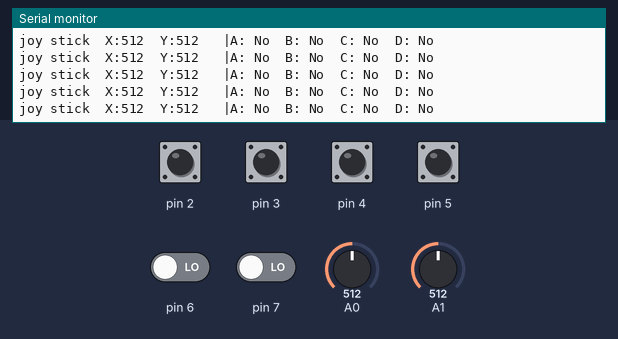
Simulated run of this sketch. Board: Arduino Uno, built with avr-gcc and run on an emulated ATmega328P. Shown: the last lines printed to the serial monitor. The inputs (shaded band) are chosen by the test bench; at power-on: pin 2–5 HIGH, pin 6, pin 7 LOW, A0 = 512, A1 = 512.

Above: at 1.2 s.
1.3 s: A0 set to 107
At 1.38 s:
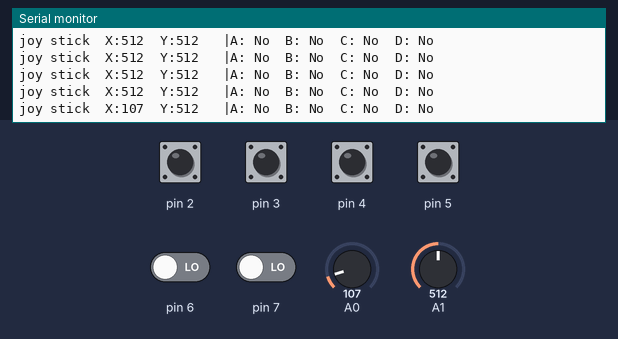
4.3 s: A0 set to 91
At 4.3 s:
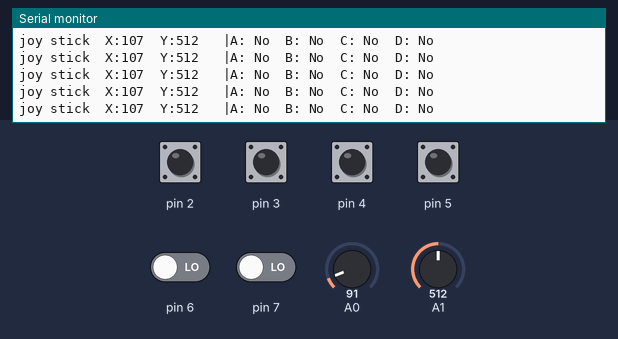
7.3 s: A1 set to 11
At 7.33 s:
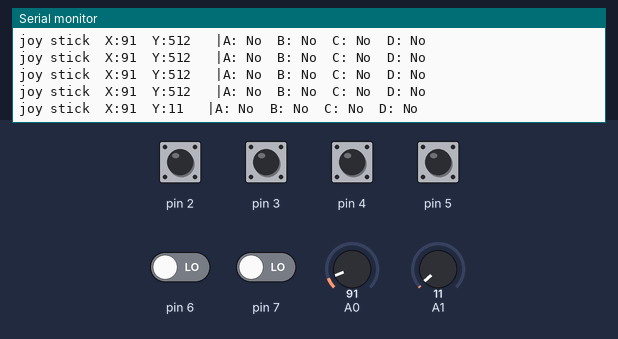
8.8 s: A1 set to 8
At 8.82 s:
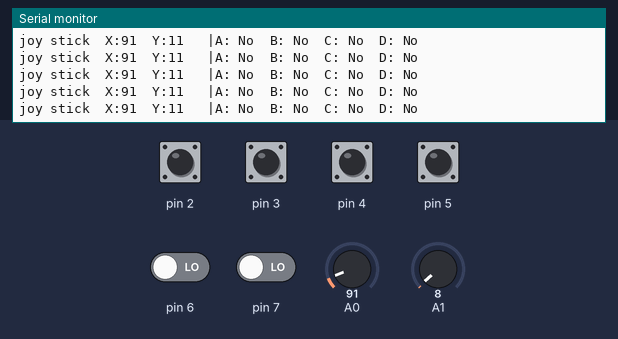
Timing chart, 0 to 11.8 s (numbered marks = the images above; inputs shaded):
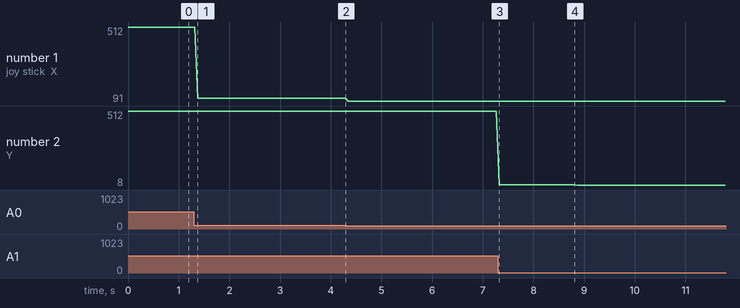

The sketch:

joystick_register.ino
```cpp
#define PORTD_BUTTON_A  0x04 // PIN2
#define PORTD_BUTTON_B  0x08 // PIN3
#define PORTD_BUTTON_C  0x10 // PIN4
#define PORTD_BUTTON_D  0x20 // PIN5

#define X_CHANNEL 0x00 // ADC0
#define Y_CHANNEL 0x01 // ADC1

void init_ADC() {
  // Voltage reference: AVcc (REFS[1:0] == 01)
  ADMUX |= (0 << REFS1) | (1 << REFS0);

  // ADC Right Adjust Result
  ADMUX &= ~(1 << ADLAR);

  // ADC Enable and prescaler of 128
  // 16000000 / 128 = 125000
  ADCSRA |= (1 << ADEN);
  ADCSRA |= (1 << ADPS2) | (1 << ADPS1) | (1 << ADPS0);
}

int read_ADC(uint8_t channel) {
  // ADC channel 0~7 사이 값 고르기
  channel &= 0x07;
  ADMUX = (ADMUX & 0xF8) | channel;

  // Start ADC
  ADCSRA |= (1 << ADSC);

  // Wait for conversion to complete
  while(ADCSRA & (1 << ADSC));

  // Read ADC value
  return ADC;
}

void setup() {
  Serial.begin(9600);

  // Initialize ADC;
  init_ADC();

  // set PIN2, PIN3, PIN4, PIN5 as activate internal pull-up resistors
  DDRD &= ~(PORTD_BUTTON_A | PORTD_BUTTON_B | PORTD_BUTTON_C | PORTD_BUTTON_D);
  PORTD |= (PORTD_BUTTON_A | PORTD_BUTTON_B | PORTD_BUTTON_C | PORTD_BUTTON_D);
}

void loop() {
  // Read joystick values
  int X = read_ADC(X_CHANNEL);
  int Y = read_ADC(Y_CHANNEL);

  // Read button states using PIND resister
  uint8_t buttonState = PIND & (PORTD_BUTTON_A | PORTD_BUTTON_B | PORTD_BUTTON_C | PORTD_BUTTON_D);

  Serial.print("joy stick  ");
  Serial.print("X:");
  Serial.print(X);
  Serial.print("  ");
  Serial.print("Y:");
  Serial.print(Y);
  Serial.print("   |");

  if (!(buttonState & PORTD_BUTTON_A)) {
    Serial.println("A: Yes  B: No  C: No  D: No");
  } else if (!(buttonState & PORTD_BUTTON_B)) {
    Serial.println("A: No  B: Yes  C: No  D: No");
  } else if (!(buttonState & PORTD_BUTTON_C)) {
    Serial.println("A: No  B: No  C: Yes  D: No");

  } else if (!(buttonState & PORTD_BUTTON_D)) {
    Serial.println("A: No  B: No  C: No  D: Yes");
  } else {
    Serial.println("A: No  B: No  C: No  D: No");
  }

  delay(50); // 50 milliseconds delay
}
```

Measured:
- after the input at 1.3 s, the serial monitor: prints a new line after 0.07 s (image 1)
- after the input at 7.3 s, the serial monitor: prints a new line at once (image 3)
- plotted number 1: 512 → 107 after the input at 1.3 s, 107 → 91 after the input at 4.3 s
- plotted number 2: 512 → 11 after the input at 7.3 s, 11 → 8 after the input at 8.8 s
